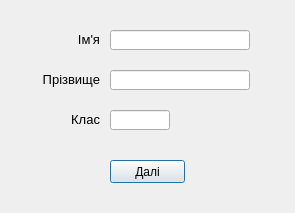
<?xml version="1.0" encoding="UTF-8"?>
<ui version="4.0">
 <class>NameForm</class>
 <widget class="QDialog" name="NameForm">
  <property name="windowModality">
   <enum>Qt::WindowModal</enum>
  </property>
  <property name="geometry">
   <rect>
    <x>0</x>
    <y>0</y>
    <width>295</width>
    <height>213</height>
   </rect>
  </property>
  <property name="focusPolicy">
   <enum>Qt::NoFocus</enum>
  </property>
  <property name="windowTitle">
   <string>Введіть ім'я</string>
  </property>
  <widget class="QPushButton" name="pushButton">
   <property name="geometry">
    <rect>
     <x>110</x>
     <y>160</y>
     <width>75</width>
     <height>23</height>
    </rect>
   </property>
   <property name="text">
    <string>Далі</string>
   </property>
  </widget>
  <widget class="QLineEdit" name="lineEdit">
   <property name="geometry">
    <rect>
     <x>110</x>
     <y>30</y>
     <width>140</width>
     <height>20</height>
    </rect>
   </property>
   <property name="font">
    <font>
     <pointsize>10</pointsize>
    </font>
   </property>
  </widget>
  <widget class="QLabel" name="label">
   <property name="geometry">
    <rect>
     <x>40</x>
     <y>30</y>
     <width>60</width>
     <height>18</height>
    </rect>
   </property>
   <property name="font">
    <font>
     <pointsize>10</pointsize>
    </font>
   </property>
   <property name="text">
    <string>Ім'я</string>
   </property>
   <property name="alignment">
    <set>Qt::AlignRight|Qt::AlignTrailing|Qt::AlignVCenter</set>
   </property>
  </widget>
  <widget class="QLabel" name="label_2">
   <property name="geometry">
    <rect>
     <x>40</x>
     <y>70</y>
     <width>60</width>
     <height>18</height>
    </rect>
   </property>
   <property name="font">
    <font>
     <pointsize>10</pointsize>
    </font>
   </property>
   <property name="text">
    <string>Прізвище</string>
   </property>
   <property name="alignment">
    <set>Qt::AlignRight|Qt::AlignTrailing|Qt::AlignVCenter</set>
   </property>
  </widget>
  <widget class="QLabel" name="label_3">
   <property name="geometry">
    <rect>
     <x>40</x>
     <y>110</y>
     <width>60</width>
     <height>18</height>
    </rect>
   </property>
   <property name="font">
    <font>
     <pointsize>10</pointsize>
    </font>
   </property>
   <property name="text">
    <string>Клас</string>
   </property>
   <property name="alignment">
    <set>Qt::AlignRight|Qt::AlignTrailing|Qt::AlignVCenter</set>
   </property>
  </widget>
  <widget class="QLineEdit" name="lineEdit_2">
   <property name="geometry">
    <rect>
     <x>110</x>
     <y>70</y>
     <width>140</width>
     <height>20</height>
    </rect>
   </property>
   <property name="font">
    <font>
     <pointsize>10</pointsize>
    </font>
   </property>
  </widget>
  <widget class="QLineEdit" name="lineEdit_3">
   <property name="geometry">
    <rect>
     <x>110</x>
     <y>110</y>
     <width>60</width>
     <height>20</height>
    </rect>
   </property>
   <property name="font">
    <font>
     <pointsize>10</pointsize>
    </font>
   </property>
  </widget>
 </widget>
 <resources/>
 <connections/>
</ui>
